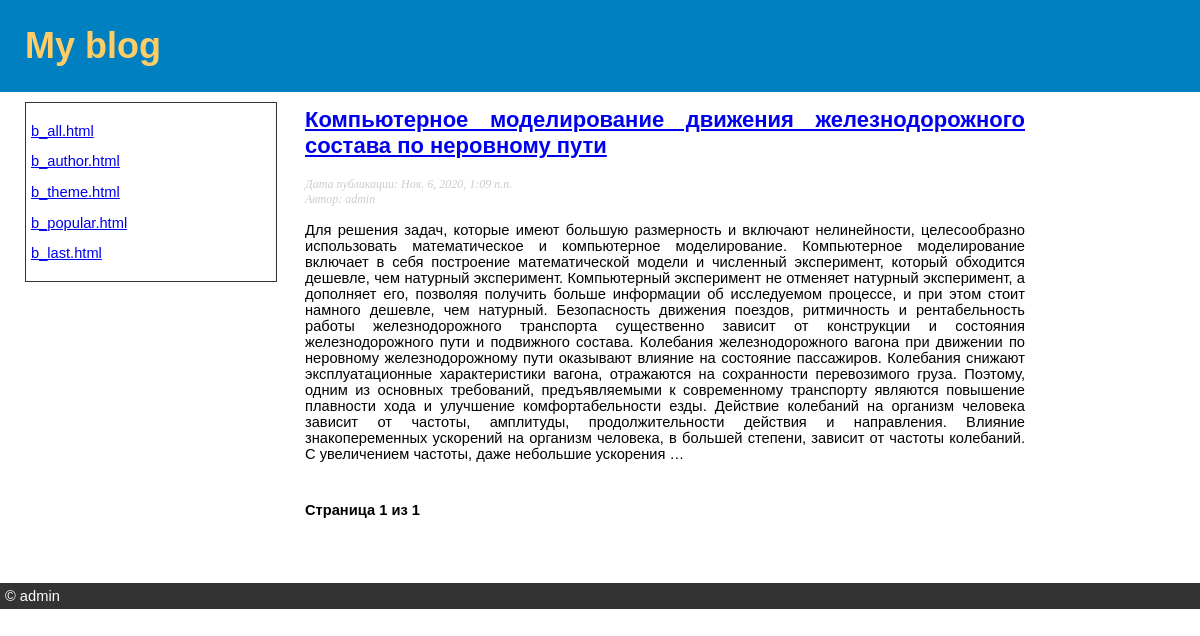
Page /blog/ on the earlier database version.
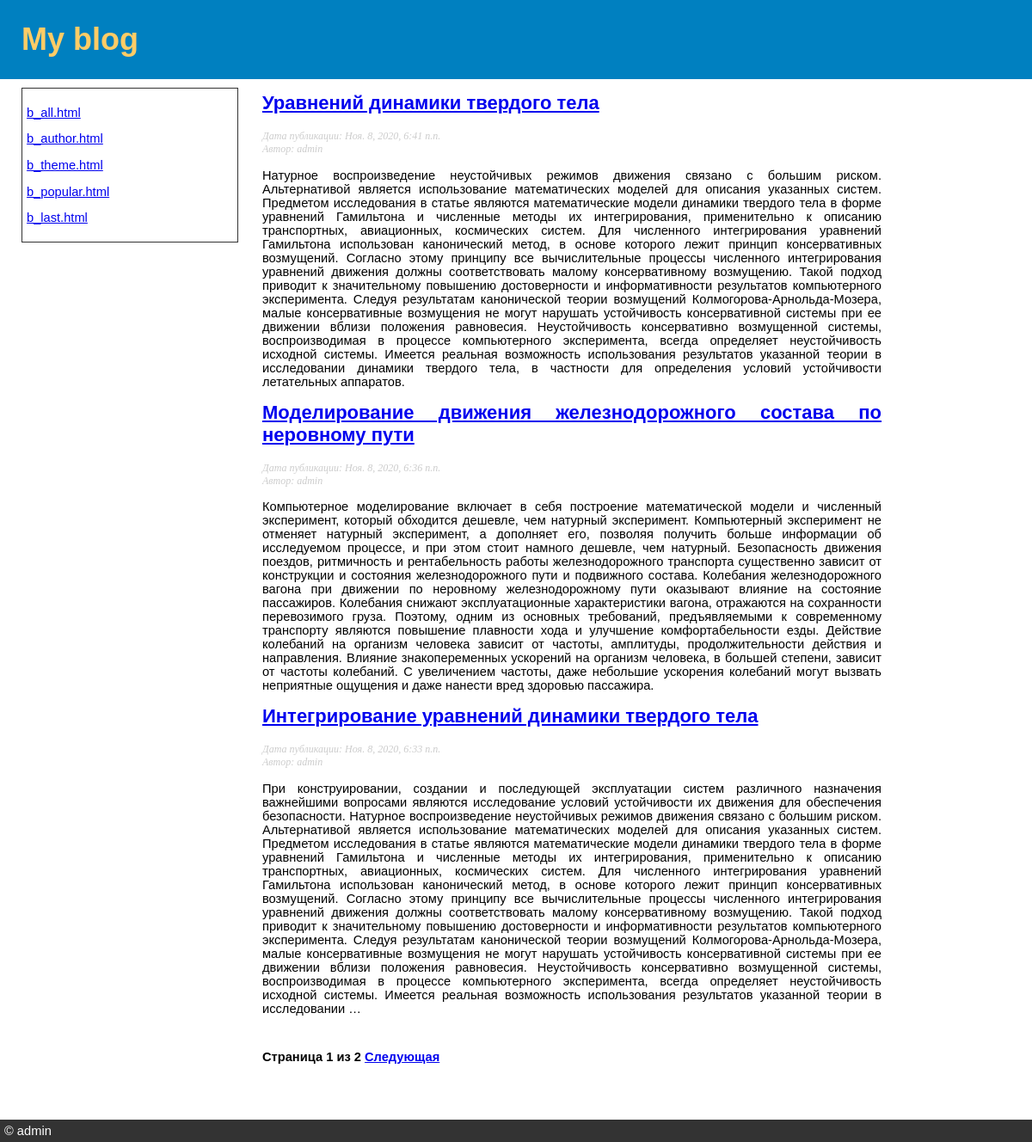
Same page on the later database version.
### blog/models.py (models this page shows, shortened)
class Post(models.Model):
    STATUS_CHOICES = (('draft', 'Черновик'), ('published', 'Опубликовано'))
    title = models.CharField(verbose_name='Заголовок', max_length=250)
    slug = models.SlugField(verbose_name='URL', max_length=250, unique_for_date='date_published')
    author = models.ForeignKey(User, verbose_name='Автор', on_delete=models.CASCADE, related_name='blog_posts')
    body = models.TextField(verbose_name='Содержание статьи')
    date_published = models.DateTimeField('Дата публикации статьи', default=timezone.now)
    created = models.DateTimeField(verbose_name='Дата создания статьи', auto_now_add=True)
    updated = models.DateTimeField(auto_now=True)
    status = models.CharField(verbose_name='Статус', max_length=10, choices=STATUS_CHOICES, default='draft')
    objects = models.Manager()
    published = PublishedManager()
    class Meta:
        ordering = ('-date_published',)
        verbose_name = 'статью'
        verbose_name_plural = 'Статьи'
    def get_absolute_url(self):
        return reverse('blog:post_detail', args=[self.date_published.year, self.date_published.month, self.date_published.day, self.slug])

### blog/views.py (the view)
# urls.py: path('', views.post_list, name='post_list'),
def post_list(request):
    object_list = Post.published.all()
    paginator = Paginator(object_list, 3)
    page = request.GET.get('page')
    try:
        posts = paginator.page(page)
    except PageNotAnInteger:
        posts = paginator.page(1)
    except EmptyPage:
        posts = paginator.page(paginator.num_pages)
    return render(request, 'blog/post/list.html', {'page': page, 'posts': posts} )

### blog/models.py (called while the page is built)
    def get_queryset(self):
        return super(PublishedManager, self).get_queryset().filter(status='published')

### blog/templates/blog/post/list.html (shortened to what this page needs)
{% extends 'blog/base.html' %}
{% block content %}
    {% for post in posts %}
        <h2>
            <a href="{{ post.get_absolute_url }}">{{ post.title }}</a>
        </h2>
        <p class="date">
            Дата публикации: {{ post.date_published }} <br>
            Автор: {{ post.author }}
        </p>
        {{ post.body|truncatewords:150|linebreaks }}
    {% endfor %}
    {% include "pagination.html" with page=posts %}
{% endblock content %}

Differences in the rows shown:
removed Post: title "Компьютерное моделирование движения железнодорожного состава по неровному пути", date_published "Ноя. 6, 2020, 1:09 п.п.", author "admin", body "Для решения задач, которые имеют большую размерность и включают нелинейности, целесообразно использовать математическое и компьютерное моделирование. Компьютерное моделирование включает в себя построение математической модели и численный эксперимент, который обходится дешевле, чем натурный эксперимент. Компьютерный эксперимент не отменяет натурный эксперимент, а дополняет его, позволяя получить больше информации об исследуемом процессе, и при этом стоит намного дешевле, чем натурный. Безопасность движения поездов, ритмичность и рентабельность работы железнодорожного транспорта существенно зависит от конструкции и состояния железнодорожного пути и подвижного состава. Колебания…"
added Post: title "Уравнений динамики твердого тела", date_published "Ноя. 8, 2020, 6:41 п.п.", author "admin", body "Натурное воспроизведение неустойчивых режимов движения связано с большим риском. Альтернативой является использование математических моделей для описания указанных систем. Предметом исследования в статье являются математические модели динамики твердого тела в форме уравнений Гамильтона и численные методы их интегрирования, применительно к описанию транспортных, авиационных, космических систем. Для численного интегрирования уравнений Гамильтона использован канонический метод, в основе которого лежит принцип консервативных возмущений. Согласно этому принципу все вычислительные процессы численного интегрирования уравнений движения должны соответствовать малому консервативному возмущению. Такой…"
added Post: title "Моделирование движения железнодорожного состава по неровному пути", date_published "Ноя. 8, 2020, 6:36 п.п.", author "admin", body "Компьютерное моделирование включает в себя построение математической модели и численный эксперимент, который обходится дешевле, чем натурный эксперимент. Компьютерный эксперимент не отменяет натурный эксперимент, а дополняет его, позволяя получить больше информации об исследуемом процессе, и при этом стоит намного дешевле, чем натурный. Безопасность движения поездов, ритмичность и рентабельность работы железнодорожного транспорта существенно зависит от конструкции и состояния железнодорожного пути и подвижного состава. Колебания железнодорожного вагона при движении по неровному железнодорожному пути оказывают влияние на состояние пассажиров. Колебания снижают эксплуатационные характеристики…"
added Post: title "Интегрирование уравнений динамики твердого тела", date_published "Ноя. 8, 2020, 6:33 п.п.", author "admin", body "При конструировании, создании и последующей эксплуатации систем различного назначения важнейшими вопросами являются исследование условий устойчивости их движения для обеспечения безопасности. Натурное воспроизведение неустойчивых режимов движения связано с большим риском. Альтернативой является использование математических моделей для описания указанных систем. Предметом исследования в статье являются математические модели динамики твердого тела в форме уравнений Гамильтона и численные методы их интегрирования, применительно к описанию транспортных, авиационных, космических систем. Для численного интегрирования уравнений Гамильтона использован канонический метод, в основе которого лежит…"
Other differences:
{{ page.paginator.num_pages }}: "1" → "2"
text now shown: "Следующая"
